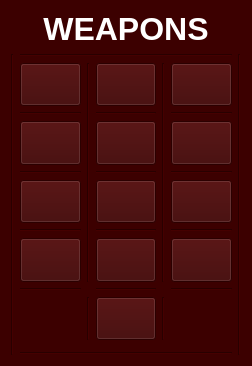
<?xml version="1.0" encoding="UTF-8"?>
<ui version="4.0">
 <class>weapon_menu</class>
 <widget class="QWidget" name="weapon_menu">
  <property name="enabled">
   <bool>true</bool>
  </property>
  <property name="geometry">
   <rect>
    <x>0</x>
    <y>0</y>
    <width>252</width>
    <height>366</height>
   </rect>
  </property>
  <property name="sizePolicy">
   <sizepolicy hsizetype="Expanding" vsizetype="Expanding">
    <horstretch>0</horstretch>
    <verstretch>0</verstretch>
   </sizepolicy>
  </property>
  <property name="maximumSize">
   <size>
    <width>453</width>
    <height>612</height>
   </size>
  </property>
  <property name="windowTitle">
   <string>Form</string>
  </property>
  <property name="styleSheet">
   <string notr="true">background-color: rgb(60, 0, 0);
border-image: url(:/Images/menu/wood.png)</string>
  </property>
  <layout class="QGridLayout" name="gridLayout">
   <item row="6" column="5">
    <widget class="QPushButton" name="MineButton">
     <property name="sizePolicy">
      <sizepolicy hsizetype="Minimum" vsizetype="Expanding">
       <horstretch>0</horstretch>
       <verstretch>0</verstretch>
      </sizepolicy>
     </property>
     <property name="styleSheet">
      <string notr="true">border-image: url(:/Images/weapons/Mine_left.png)0 0 0 0 stretch stretch</string>
     </property>
     <property name="text">
      <string/>
     </property>
    </widget>
   </item>
   <item row="4" column="5">
    <widget class="QPushButton" name="AirstrikeButton">
     <property name="sizePolicy">
      <sizepolicy hsizetype="Minimum" vsizetype="Expanding">
       <horstretch>0</horstretch>
       <verstretch>0</verstretch>
      </sizepolicy>
     </property>
     <property name="styleSheet">
      <string notr="true">border-image: url(:/Images/weapons/Airstrike_left.png) 0 0 0 0 stretch stretch</string>
     </property>
     <property name="text">
      <string/>
     </property>
    </widget>
   </item>
   <item row="10" column="4">
    <widget class="Line" name="line_20">
     <property name="orientation">
      <enum>Qt::Vertical</enum>
     </property>
    </widget>
   </item>
   <item row="10" column="2">
    <widget class="Line" name="line_19">
     <property name="orientation">
      <enum>Qt::Vertical</enum>
     </property>
    </widget>
   </item>
   <item row="8" column="1">
    <widget class="QPushButton" name="firepunchButton">
     <property name="sizePolicy">
      <sizepolicy hsizetype="Minimum" vsizetype="Expanding">
       <horstretch>0</horstretch>
       <verstretch>0</verstretch>
      </sizepolicy>
     </property>
     <property name="styleSheet">
      <string notr="true">border-image: url(:/Images/weapons/Firepunch_left.png) 0 0 0 0 stretch stretch</string>
     </property>
     <property name="text">
      <string/>
     </property>
    </widget>
   </item>
   <item row="2" column="5">
    <widget class="QPushButton" name="GrenadeBotton">
     <property name="sizePolicy">
      <sizepolicy hsizetype="Minimum" vsizetype="Expanding">
       <horstretch>0</horstretch>
       <verstretch>0</verstretch>
      </sizepolicy>
     </property>
     <property name="styleSheet">
      <string notr="true">border-image:url(:/Images/weapons/Grenade_right.png) 0 0 0 0 stretch stretch
</string>
     </property>
     <property name="text">
      <string/>
     </property>
    </widget>
   </item>
   <item row="8" column="5">
    <widget class="QPushButton" name="MonsterbombButton">
     <property name="sizePolicy">
      <sizepolicy hsizetype="Minimum" vsizetype="Expanding">
       <horstretch>0</horstretch>
       <verstretch>0</verstretch>
      </sizepolicy>
     </property>
     <property name="styleSheet">
      <string notr="true">border-image:url(:/Images/weapons/MonsterBomb_left.png) 0 0 0 0 stretch stretch</string>
     </property>
     <property name="text">
      <string/>
     </property>
    </widget>
   </item>
   <item row="1" column="6" rowspan="12">
    <widget class="Line" name="line_15">
     <property name="orientation">
      <enum>Qt::Vertical</enum>
     </property>
    </widget>
   </item>
   <item row="9" column="5">
    <widget class="Line" name="line_18">
     <property name="orientation">
      <enum>Qt::Horizontal</enum>
     </property>
    </widget>
   </item>
   <item row="9" column="3">
    <widget class="Line" name="line_17">
     <property name="orientation">
      <enum>Qt::Horizontal</enum>
     </property>
    </widget>
   </item>
   <item row="9" column="1">
    <widget class="Line" name="line_16">
     <property name="orientation">
      <enum>Qt::Horizontal</enum>
     </property>
    </widget>
   </item>
   <item row="0" column="0" colspan="7">
    <widget class="QLabel" name="label">
     <property name="text">
      <string>&lt;!DOCTYPE HTML PUBLIC &quot;-//W3C//DTD HTML 4.0//EN&quot; &quot;http://www.w3.org/TR/REC-html40/strict.dtd&quot;&gt;
&lt;html&gt;&lt;head&gt;&lt;meta name=&quot;qrichtext&quot; content=&quot;1&quot; /&gt;&lt;style type=&quot;text/css&quot;&gt;
p, li { white-space: pre-wrap; }
&lt;/style&gt;&lt;/head&gt;&lt;body style=&quot; font-family:'.SF NS Text'; font-size:13pt; font-weight:400; font-style:normal;&quot;&gt;
&lt;p align=&quot;center&quot; style=&quot; margin-top:0px; margin-bottom:0px; margin-left:0px; margin-right:0px; -qt-block-indent:0; text-indent:0px;&quot;&gt;&lt;span style=&quot; font-size:24pt; font-weight:600; color:#ffffff;&quot;&gt;WEAPONS&lt;/span&gt;&lt;/p&gt;&lt;/body&gt;&lt;/html&gt;</string>
     </property>
    </widget>
   </item>
   <item row="2" column="1">
    <widget class="QPushButton" name="BazookaButton">
     <property name="sizePolicy">
      <sizepolicy hsizetype="Minimum" vsizetype="Expanding">
       <horstretch>0</horstretch>
       <verstretch>0</verstretch>
      </sizepolicy>
     </property>
     <property name="cursor">
      <cursorShape>PointingHandCursor</cursorShape>
     </property>
     <property name="layoutDirection">
      <enum>Qt::LeftToRight</enum>
     </property>
     <property name="styleSheet">
      <string notr="true">border-image: url(:/Images/weapons/Bazooka_right.png) 0 0 0 0 stretch stretch</string>
     </property>
     <property name="text">
      <string/>
     </property>
    </widget>
   </item>
   <item row="2" column="3">
    <widget class="QPushButton" name="BlueGrenadeButton">
     <property name="sizePolicy">
      <sizepolicy hsizetype="Minimum" vsizetype="Expanding">
       <horstretch>0</horstretch>
       <verstretch>0</verstretch>
      </sizepolicy>
     </property>
     <property name="styleSheet">
      <string notr="true">border-image:url(:/Images/weapons/BlueGrenade_left.png) 0 0 0 0 stretch stretch</string>
     </property>
     <property name="text">
      <string/>
     </property>
    </widget>
   </item>
   <item row="3" column="1">
    <widget class="Line" name="line_12">
     <property name="orientation">
      <enum>Qt::Horizontal</enum>
     </property>
    </widget>
   </item>
   <item row="4" column="1">
    <widget class="QPushButton" name="DynamiteBotton">
     <property name="sizePolicy">
      <sizepolicy hsizetype="Minimum" vsizetype="Expanding">
       <horstretch>0</horstretch>
       <verstretch>0</verstretch>
      </sizepolicy>
     </property>
     <property name="styleSheet">
      <string notr="true">border-image: url(:/Images/weapons/Dynamite_left.png)0 0 0 0 stretch stretch</string>
     </property>
     <property name="text">
      <string/>
     </property>
    </widget>
   </item>
   <item row="6" column="3">
    <widget class="QPushButton" name="BananaButton">
     <property name="sizePolicy">
      <sizepolicy hsizetype="Minimum" vsizetype="Expanding">
       <horstretch>0</horstretch>
       <verstretch>0</verstretch>
      </sizepolicy>
     </property>
     <property name="styleSheet">
      <string notr="true">border-image: url(:/Images/weapons/Banana_left.png) 0 0 0 0 stretch stretch </string>
     </property>
     <property name="text">
      <string/>
     </property>
    </widget>
   </item>
   <item row="2" column="4" rowspan="7">
    <widget class="Line" name="line_2">
     <property name="orientation">
      <enum>Qt::Vertical</enum>
     </property>
    </widget>
   </item>
   <item row="1" column="0" rowspan="12">
    <widget class="Line" name="line_14">
     <property name="sizePolicy">
      <sizepolicy hsizetype="Fixed" vsizetype="Expanding">
       <horstretch>0</horstretch>
       <verstretch>0</verstretch>
      </sizepolicy>
     </property>
     <property name="orientation">
      <enum>Qt::Vertical</enum>
     </property>
    </widget>
   </item>
   <item row="5" column="1">
    <widget class="Line" name="line_4">
     <property name="orientation">
      <enum>Qt::Horizontal</enum>
     </property>
    </widget>
   </item>
   <item row="1" column="1" colspan="5">
    <widget class="Line" name="line_3">
     <property name="orientation">
      <enum>Qt::Horizontal</enum>
     </property>
    </widget>
   </item>
   <item row="5" column="5">
    <widget class="Line" name="line_10">
     <property name="orientation">
      <enum>Qt::Horizontal</enum>
     </property>
    </widget>
   </item>
   <item row="7" column="5">
    <widget class="Line" name="line_6">
     <property name="orientation">
      <enum>Qt::Horizontal</enum>
     </property>
    </widget>
   </item>
   <item row="3" column="5">
    <widget class="Line" name="line_9">
     <property name="orientation">
      <enum>Qt::Horizontal</enum>
     </property>
    </widget>
   </item>
   <item row="2" column="2" rowspan="7">
    <widget class="Line" name="line">
     <property name="orientation">
      <enum>Qt::Vertical</enum>
     </property>
    </widget>
   </item>
   <item row="6" column="1">
    <widget class="QPushButton" name="MeteorButton">
     <property name="sizePolicy">
      <sizepolicy hsizetype="Minimum" vsizetype="Expanding">
       <horstretch>0</horstretch>
       <verstretch>0</verstretch>
      </sizepolicy>
     </property>
     <property name="styleSheet">
      <string notr="true">border-image:url(:/Images/weapons/Meteor_right.png) 0 0 0 0 stretch stretch</string>
     </property>
     <property name="text">
      <string/>
     </property>
    </widget>
   </item>
   <item row="4" column="3">
    <widget class="QPushButton" name="GunBotton">
     <property name="sizePolicy">
      <sizepolicy hsizetype="Minimum" vsizetype="Expanding">
       <horstretch>0</horstretch>
       <verstretch>0</verstretch>
      </sizepolicy>
     </property>
     <property name="styleSheet">
      <string notr="true">border-image: url(:/Images/weapons/Gun_right.png) 0 0 0 0 stretch stretch</string>
     </property>
     <property name="text">
      <string/>
     </property>
    </widget>
   </item>
   <item row="8" column="3">
    <widget class="QPushButton" name="BatButton">
     <property name="sizePolicy">
      <sizepolicy hsizetype="Minimum" vsizetype="Expanding">
       <horstretch>0</horstretch>
       <verstretch>0</verstretch>
      </sizepolicy>
     </property>
     <property name="styleSheet">
      <string notr="true">border-image: url(:/Images/weapons/Bat_left.png)0 0 0 0 stretch stretch</string>
     </property>
     <property name="text">
      <string/>
     </property>
    </widget>
   </item>
   <item row="7" column="1">
    <widget class="Line" name="line_8">
     <property name="orientation">
      <enum>Qt::Horizontal</enum>
     </property>
    </widget>
   </item>
   <item row="5" column="3">
    <widget class="Line" name="line_5">
     <property name="orientation">
      <enum>Qt::Horizontal</enum>
     </property>
    </widget>
   </item>
   <item row="7" column="3">
    <widget class="Line" name="line_7">
     <property name="orientation">
      <enum>Qt::Horizontal</enum>
     </property>
    </widget>
   </item>
   <item row="3" column="3">
    <widget class="Line" name="line_11">
     <property name="orientation">
      <enum>Qt::Horizontal</enum>
     </property>
    </widget>
   </item>
   <item row="12" column="1" colspan="5">
    <widget class="Line" name="line_13">
     <property name="orientation">
      <enum>Qt::Horizontal</enum>
     </property>
    </widget>
   </item>
   <item row="10" column="3">
    <widget class="QPushButton" name="holyButton">
     <property name="sizePolicy">
      <sizepolicy hsizetype="Minimum" vsizetype="Expanding">
       <horstretch>0</horstretch>
       <verstretch>0</verstretch>
      </sizepolicy>
     </property>
     <property name="styleSheet">
      <string notr="true">border-image: url(:/Images/weapons/Holy_Grenade.png)</string>
     </property>
     <property name="text">
      <string/>
     </property>
    </widget>
   </item>
  </layout>
 </widget>
 <resources/>
 <connections/>
</ui>
